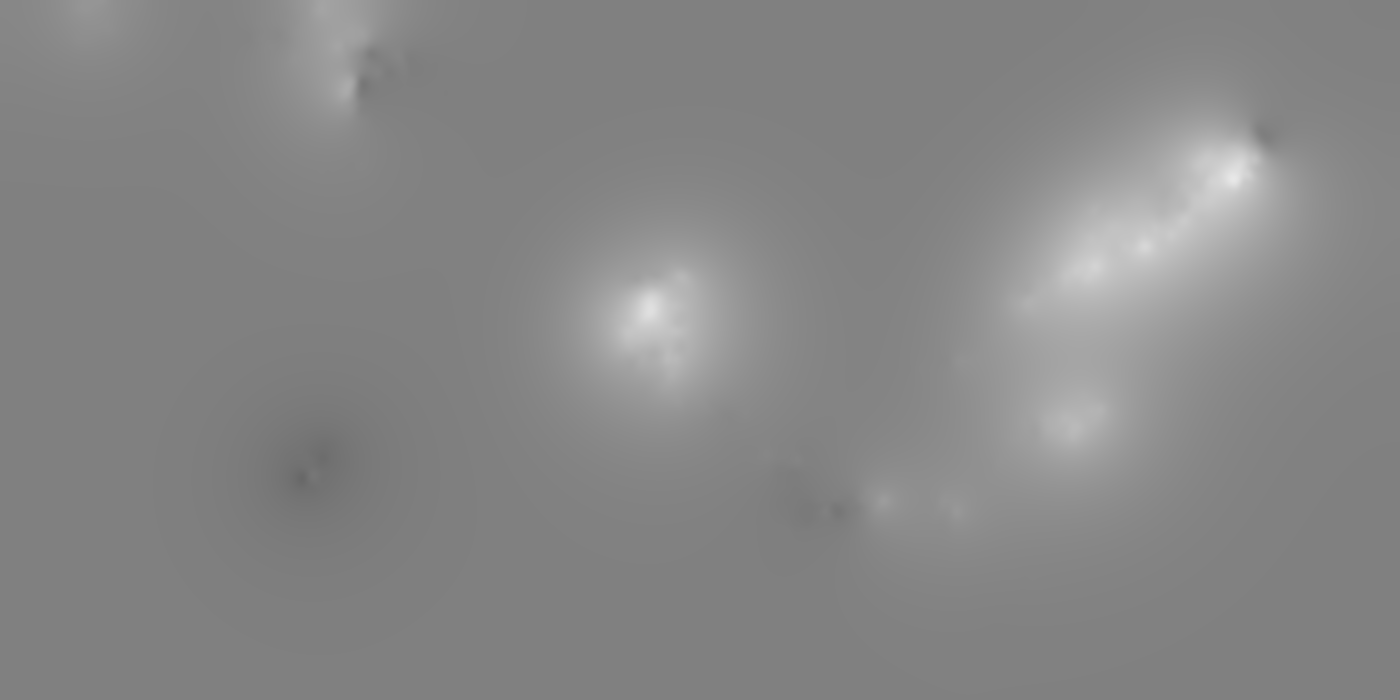
#> input picture data/00_u.png, 7000 x 3500 px (shown at 1/5 size)
$ python homework.py ../data/00_u.png ../data/01_u.png ../data/01_u.png
#> lines starting #> are read from the running program, lines starting #| are printed output that depends on the picture
### climahw/encoding.py
"""
Encoding utilities
"""

import numpy as np

# Max wind speed that we encode (m/s)
MAX_WIND_SPEED = 25.0


# [9 lines left out: function encode_to_scaled_byte, not called in this run]


def decode_from_scaled_byte(byte, max_value):
    """
    Get the real value represented by a scaled byte (see encode_to_scaled_byte)
    """
    return max_value * (byte - 128.0) / 127.0


def encode_wind(raw):
    """ Take a real wind component value and turn it into a byte """
    return encode_to_scaled_byte(raw, MAX_WIND_SPEED)


def decode_wind(byte):
    """ Take a wind component value represented as a byte and get the real value """
    return decode_from_scaled_byte(byte, MAX_WIND_SPEED)

### climahw/homework.py
"""
ClimaCell Homework

Convert u- and v- wind velocity component data represented by 8-bit gray-scale
(as PNG images) to a scalar field then output as an (optionally rescaled)
8-bit gray-scale PNG file grid fitted to a user specified area of interest.

See README.md for further information

Created on Feb 24, 2020 by
@author <glenn.adams@colorado.edu>
"""

# pylint: disable=consider-using-f-string
# pylint: disable=invalid-name
# pylint: disable=missing-function-docstring

from argparse import (
    ArgumentParser,
    ArgumentTypeError,
    Namespace,
)
import os
import sys
from typing import List
import warnings

from imageio import imread, imwrite
from numpy import around, asarray, maximum, minimum, sqrt
from pyresample.geometry import AreaDefinition
from pyresample.image import ImageContainerQuick

from climahw.encoding import decode_wind, MAX_WIND_SPEED

# defaults
DEFAULT_AREA_SOURCE = [500.0, 500.0]
DEFAULT_AREA_UNIT = "m"
DEFAULT_IMAGE_SCALE = 1.0
DEFAULT_PROJECTION = "+proj=utm +zone=13 +ellps=WGS84 +units=m"
DEFAULT_NUM_PROCS = os.cpu_count()

# other constants
DEGREES_TO_METERS = 500.0 / 0.005
VERSION = "climahw 1.0.1 03/11/2020"


# [6 lines left out: function _parse_rescale, not called in this run]


def _parse_units(value):
    """Parse and verify units option value."""
    if value not in ("m", "d"):
        raise ArgumentTypeError("%r is not a valid unit 'm' or 'd'" % value)
    return value


# [45 lines left out: functions _normalize_units, _parse_nprocs, not called in this run]


def _process_args(args: List[str]) -> Namespace:
    """
    Process command line arguments

    Positional Parameters:

    args    - command line arguments

    Returns - Namespace object containing parsed command line arguments
    """
    ap: ArgumentParser = ArgumentParser(prog="climahw.homework")
    # optional arguments (short and long form)
    ap.add_argument(
        "-o",
        "--tOffset",
        dest="tOffset",
        type=float,
        nargs=2,
        help="target area offset in specified units, as longitude and latitude offset",
    )
    ap.add_argument(
        "-p",
        "--projection",
        dest="projection",
        default=DEFAULT_PROJECTION,
        help="projection applied to source and target areas",
    )
    ap.add_argument(
        "-r",
        "--rescale",
        dest="rescale",
        type=_parse_rescale,
        default=DEFAULT_IMAGE_SCALE,
        help="(re)scale factor to apply to output image",
    )
    ap.add_argument(
        "-s",
        "--sArea",
        dest="sArea",
        type=float,
        nargs=2,
        default=DEFAULT_AREA_SOURCE,
        help="source area shape in specified units, as longitude and latitude dimensions",
    )
    ap.add_argument(
        "-t",
        "--tArea",
        dest="tArea",
        type=float,
        nargs=2,
        help="target area shape in specified units, as longitude and latitude dimensions",
    )
    ap.add_argument(
        "-u",
        "--units",
        dest="units",
        type=_parse_units,
        default=DEFAULT_AREA_UNIT,
        help="units applied to area shapes, either 'm' (meters) or 'd' (degrees)",
    )
    ap.add_argument("-v", "--version", action="version", version=VERSION)
    # optional arguments (long form only)
    ap.add_argument(
        "--nprocs",
        dest="nprocs",
        type=_parse_nprocs,
        default=DEFAULT_NUM_PROCS,
        help="number of processors to apply to resampling operations",
    )
    # positional arguments
    ap.add_argument(
        "uFile", help="u-component input file, an 8-bit PNG grayscale image"
    )
    ap.add_argument(
        "vFile", help="v-component input file, an 8-bit PNG grayscale image"
    )
    ap.add_argument(
        "oFile", help="wind speed magnitude output file, an 8-bit PNG grayscale image",
    )
    # parse arguments
    pa: Namespace = ap.parse_args(args[1:])
    # post-processing
    pa.nprocs = min(pa.nprocs, DEFAULT_NUM_PROCS)
    if pa.units == "d":
        pa = _normalize_units(pa)
    if pa.tArea is None:
        pa.tArea = pa.sArea
        pa.tOffset = [0, 0]
    return pa


# [8 lines left out: function _encode_magnitude_to_scaled_byte, not called in this run]


def _encode_wind_magnitude(magnitude):
    """ Take a real wind magnitude value and turn it into a byte """
    return _encode_magnitude_to_scaled_byte(magnitude, MAX_WIND_SPEED)


def _area_extent_from_user_area(area, offset):
    """ Compute area extent from area and offset. """
    w = around(area[0] / 2)
    h = around(area[1] / 2)
    if offset is None:
        dx = -w
        dy = h
    else:
        dx = offset[0]
        dy = offset[1]
    return [-w + dx, -h + dy, w + dx, h + dy]


# [5 lines left out: function _compute_target_image_size, not called in this run]


def _resample(pa: Namespace, wData):
    """
    Resample (grid fit) wind speed magnitude data, wData, a 2-D numpy
    float64 array, using specified projection, creating a new
    array with a user specified area of interest (extent) and optionally
    rescaled at a new pixel resolution. Resampling is performed using an
    approximate, but fast nearest neighbor method.

    Positional Parameters:

    pa      - parsed arguments (fom command line), a Namespace object
    wData   - wind speed magnitude data, a 2-D numpy float64 array

    Returns - a 2-D numpy float64 array representinting resampled wind data
                using user specified target area of interest optionally rescaled

    """
    s1 = wData.shape  # a1.{width,height}
    e1 = _area_extent_from_user_area(pa.sArea, [0, 0])
    a1 = AreaDefinition("a1", "Source Area", "a1p", pa.projection, s1[1], s1[0], e1)
    i1 = ImageContainerQuick(wData, a1, nprocs=pa.nprocs)
    s2 = _compute_target_image_size(s1, pa.rescale)
    e2 = _area_extent_from_user_area(pa.tArea, pa.tOffset)
    a2 = AreaDefinition("a2", "Target Area", "a2p", pa.projection, s2[1], s2[0], e2)
    # ignore warning about proj4 string from pyproj.crs
    with warnings.catch_warnings():
        warnings.filterwarnings("ignore", category=UserWarning)
        i2 = i1.resample(a2)
        return i2.image_data


def _process_data(pa: Namespace):
    """
    Perform data processing steps as follows:

    1. input image processing
    2. construct scalar wind velocity field, i.e., wind speed (magnitude),
        from {u,v} component data
    3. re-sample scalar wind field according to user supplied resolution
        (grid box size) and re-sample method
    4. encode re-sampled scalar wind field using 8-bit unsigned data
        denoting |ws| < 25 m/s
    5. output image processing (write wind speed magnitude as PNG file)

    Positional Parameters:

    pa      - parsed arguments (fom command line), a Namespace object

    Returns - path of output PNG file, i.e., oFile command line argument

    """

    # 1. input image processing
    # ingest u-component image, reporting error if missing or corrupted
    try:
        uData = asarray(imread(pa.uFile), dtype="uint8")
#> uData is the input picture: shape (3500, 7000); min 104, max 232, mean 134.5
    except FileNotFoundError as e:
        raise DataError("%s: uData image file not found" % e) from e
    # ingest v-component image, reporting error if missing or corrupted
    try:
        vData = asarray(imread(pa.vFile), dtype="uint8")
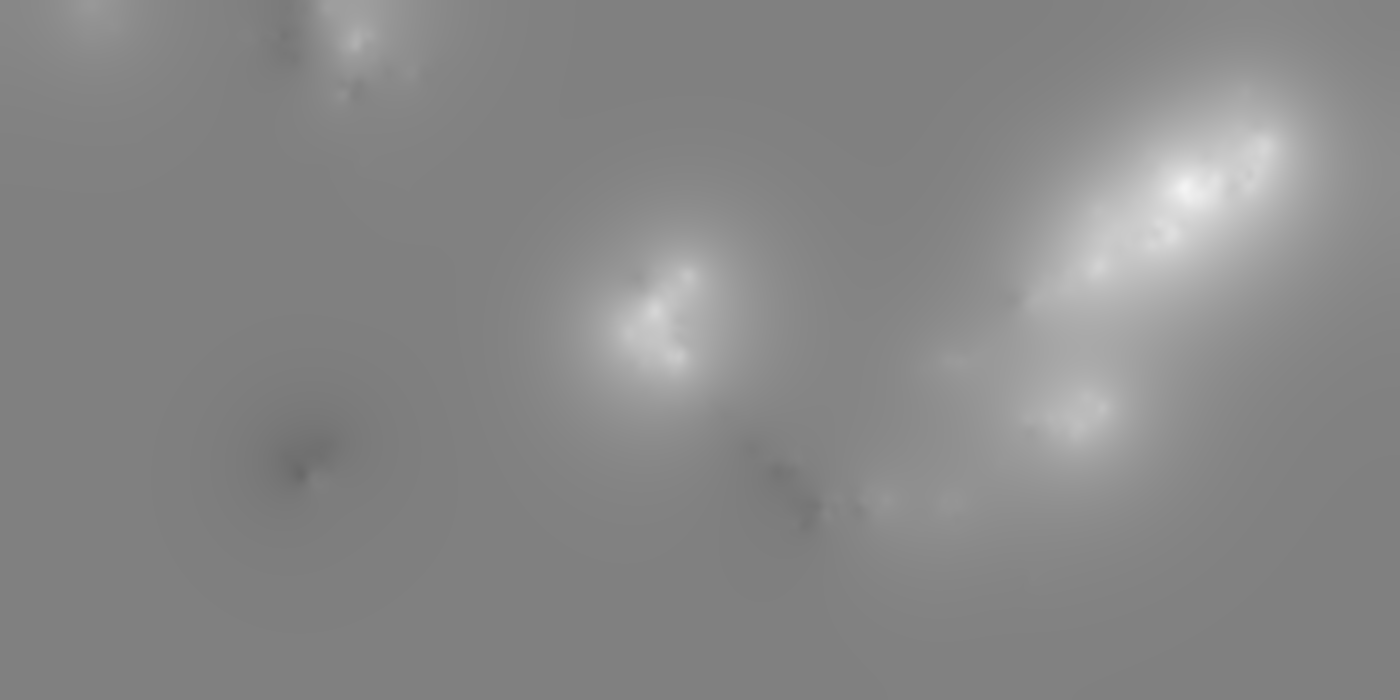
#> input picture data/01_u.png, 7000 x 3500 px (shown at 1/5 size)
#> vData is the input picture: shape (3500, 7000); min 105, max 244, mean 135.7
    except FileNotFoundError as e:
        raise DataError("%s: uData image file not found" % e) from e
    # basic validation of {u,v}-component image geometries
    assert vData.shape == uData.shape

    # 2. construct scalar wind velocity field, i.e., wind speed (magnitude),
    # from {u,v} component data
    wData = sqrt(decode_wind(uData) ** 2 + decode_wind(vData) ** 2)
#> in decode_from_scaled_byte, `return max_value * (byte - 128.0) / 127.0`:
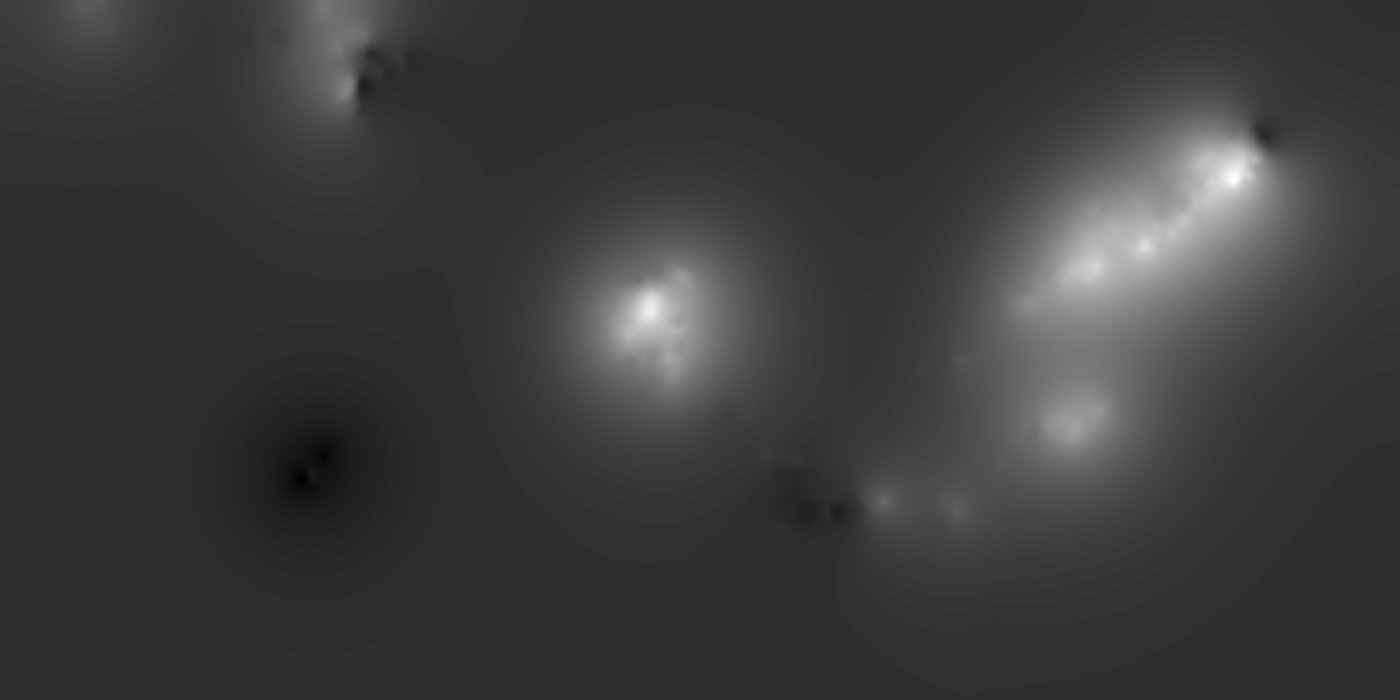
#> returned value: shape (3500, 7000) float64 (shown at 1/5 size); min -4.72, max 20.47, mean 1.3; drawn with min black and max white
#> call 2 of decode_from_scaled_byte, with max_value = 25
#> in decode_from_scaled_byte (call 2), `return max_value * (byte - 128.0) / 127.0`:
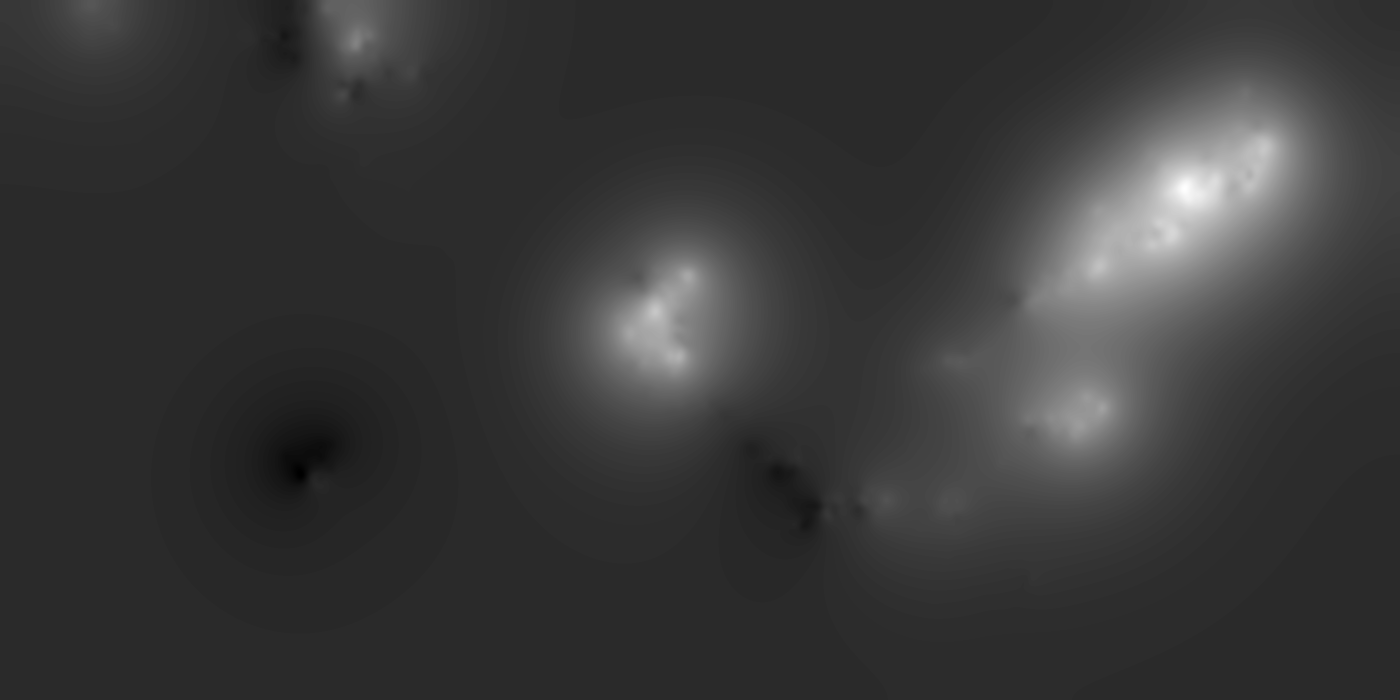
#> returned value: shape (3500, 7000) float64 (shown at 1/5 size); min -4.53, max 22.83, mean 1.5; drawn with min black and max white
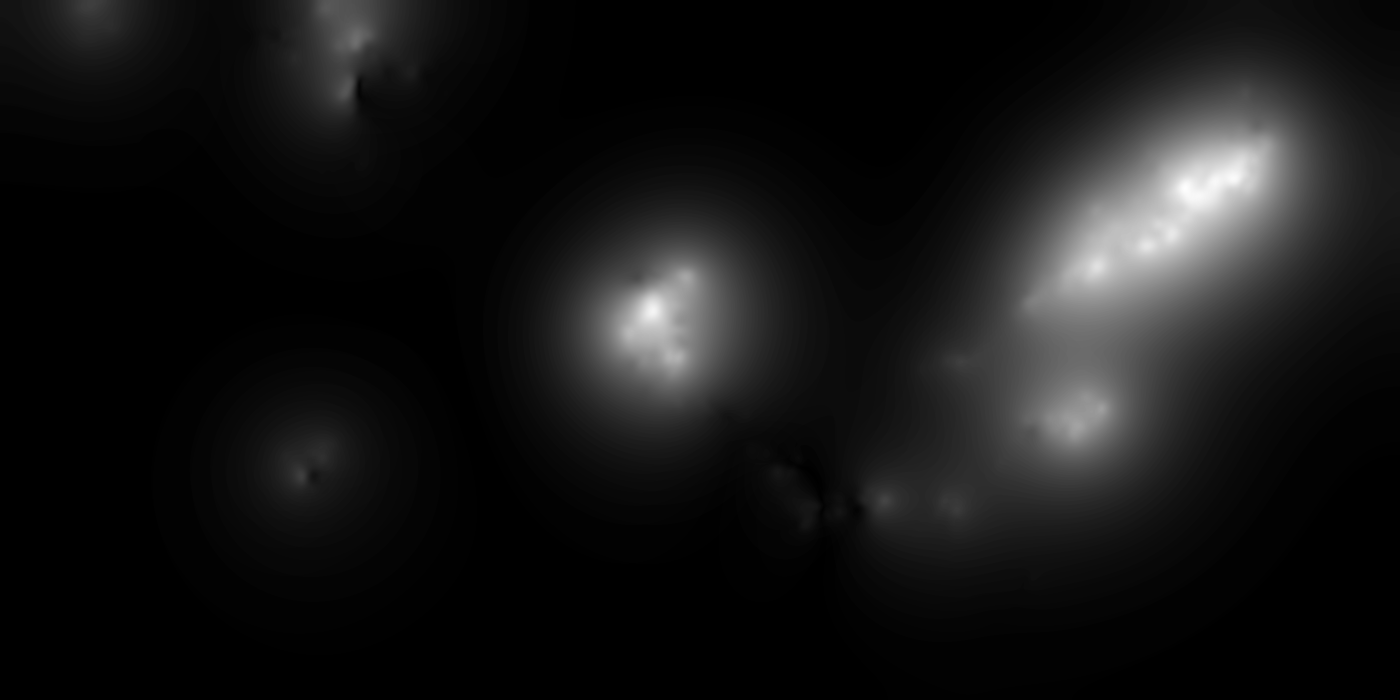
#> wData: shape (3500, 7000) float64 (shown at 1/5 size); min 0, max 25.8, mean 2.2; drawn with min black and max white

    # 3. re-sample scalar wind field according to user supplied resolution
    # (grid box size) and re-sample method
    rData = _resample(pa, wData)

    # 4. encode re-sampled scalar wind field using 8-bit unsigned data
    # denoting |ws| < 25 m/s
    mData = _encode_wind_magnitude(rData).astype(dtype="uint8")

    # 5. output image processing (write wind speed magnitude as png file)
    imwrite(pa.oFile, mData, format="png")

    return pa.oFile


class Homework:
    """ Climate Homework """

    # pylint: disable=too-few-public-methods
    def __init__(self):
        pass

    def run(self, args: List[str]):
        # pylint: disable=no-self-use
        return _process_data(_process_args(args))


class DataError(Exception):
    # pylint: disable=missing-class-docstring
    def __init__(self, value):
        Exception.__init__(self)
        self.value = value

    def __str__(self):
        return repr(self.value)


if __name__ == "__main__":
    Homework().run(sys.argv)
#> (the call stopped at in _resample, `a1 = AreaDefinition("a1", "Source Area", "a1p", pa.projection, s1[1], ..`: pyresample is not available in this run)
